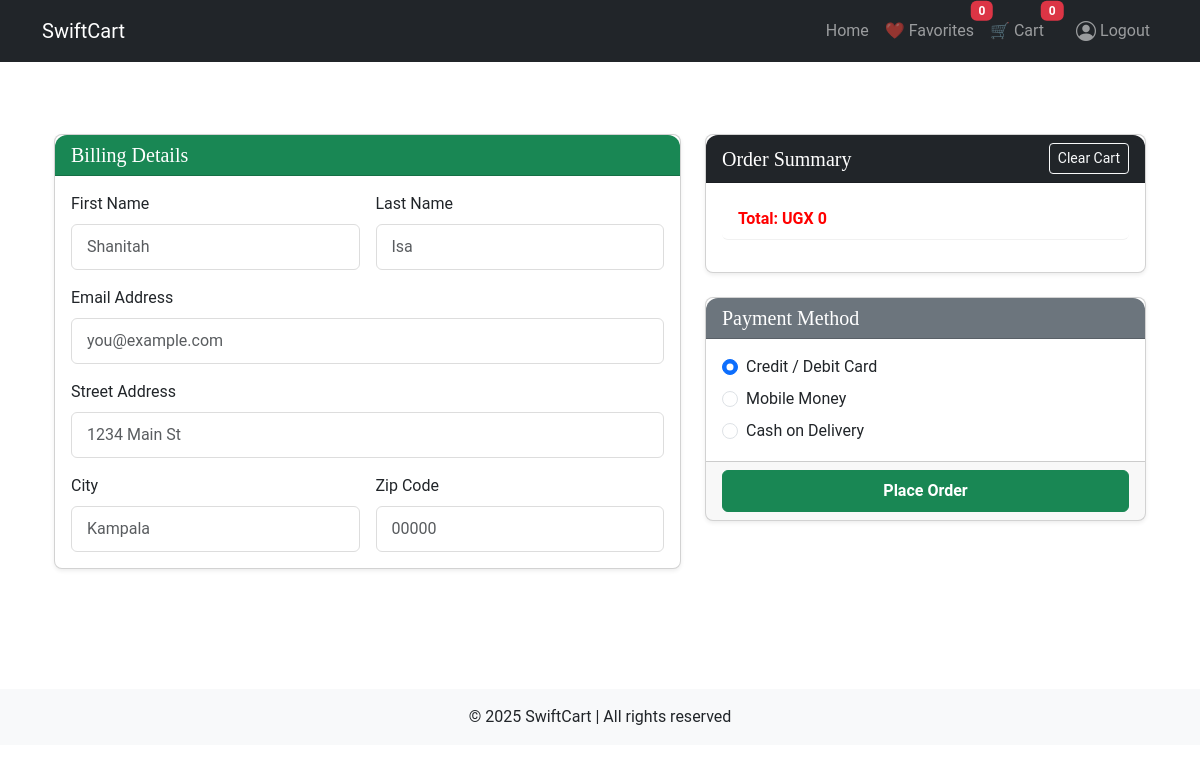
The page /swiftcarapp/checkout/ (signed in) on the database as committed earlier.
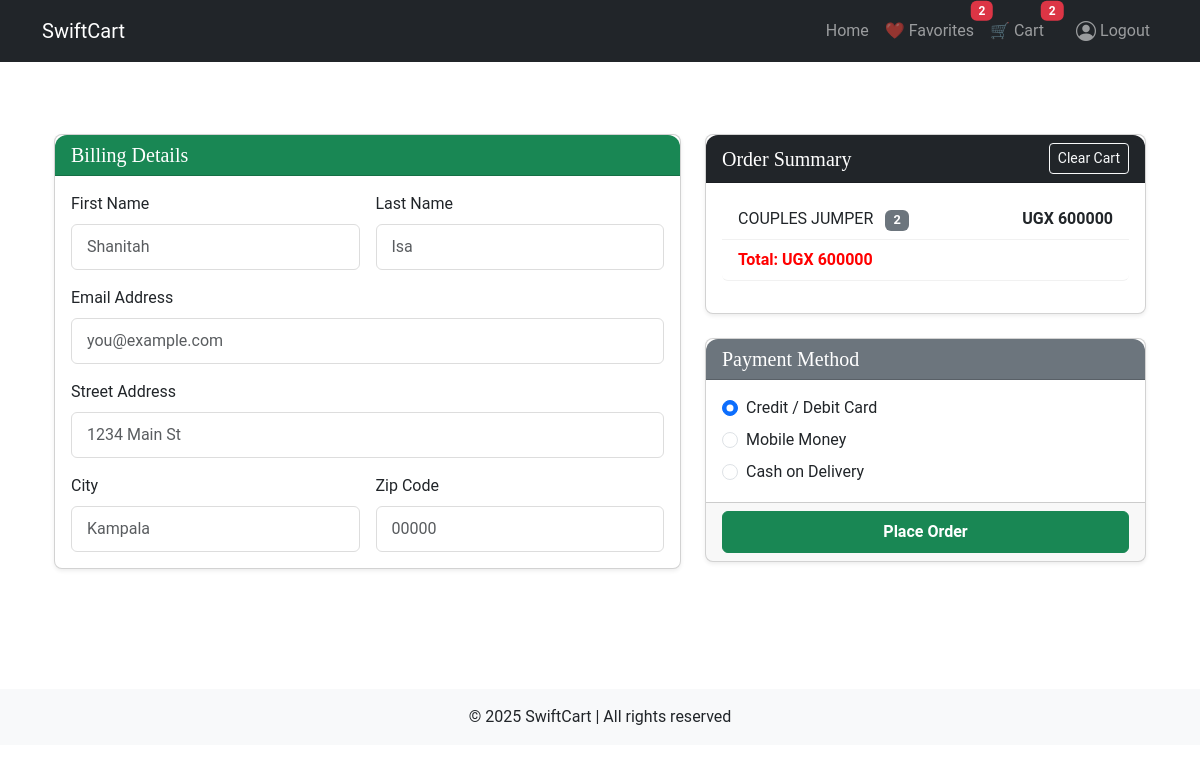
The same page on the database as committed later.
### swiftcarapp/models.py (models this page shows, shortened)
class CustomUser(AbstractUser):
    GENDER_CHOICES = [
        ('male', 'Male'),
        ('female', 'Female'),
        ]
    phone_contact = models.CharField(max_length=15,blank=True, null = True)
    address = models.CharField(max_length=30,blank=True, null = True)
    gender = models.CharField(max_length=6, choices=GENDER_CHOICES, blank= True, null = True)
    email = models.EmailField(max_length=50,blank=True,null=True)

class Product(models.Model):
    CAT_CHOICES=[
        ("apparel","Apparel"),
        ("accesories","Accessories"),
        ("shoes","Shoes"),
        ("suits","Suites"),
        ("gaming&spots","Gaming&sports"),
    ]
    GEN_CCHOICES=[
        ("ladies","Ladies"),
        ("gents", "Gents"),
        ("unisex","Unisex"),
        ("kids","Kids"),
    ]
    pName=models.CharField(max_length=20,blank=True,null=True)
    pPrice = models.IntegerField(blank=True,null=True)
    pDescription = models.CharField(max_length=100, blank=True, null=True)
    pCategory = models.CharField(
        max_length=20,
        choices=CAT_CHOICES,
        default="apparel",
    )
    pGender=models.CharField(
        max_length=20,
        choices=GEN_CCHOICES,
        default="unisex",
    )
    pImage=models.ImageField(upload_to='pimages/',blank=True)
    pPostdate=models.DateField(auto_now=True)

### cart/models.py (models this page shows, shortened)
class Cart(models.Model):
    user = models.ForeignKey(settings.AUTH_USER_MODEL, on_delete=models.CASCADE, related_name="carts")
    created_at = models.DateTimeField(auto_now_add=True)
    def total_items(self):
        return sum(item.quantity for item in self.items.all())
    def total_price(self):
        return sum(item.subtotal() for item in self.items.all())

class CartItem(models.Model):
    cart = models.ForeignKey(Cart, on_delete=models.CASCADE, related_name="items")
    product = models.ForeignKey(Product, on_delete=models.CASCADE)
    quantity = models.PositiveIntegerField(default=1)
    class Meta:
        unique_together = ("cart", "product")  # Prevent duplicates
    def subtotal(self):
        return self.product.pPrice * self.quantity

### swiftcarapp/views.py (the view)
# urls.py: path("checkout/", views.checkout, name="checkout"),
@login_required
def checkout(request):
    cart = get_user_cart(request.user)
    return render(request, 'checkout.html', {'cart': cart})

### cart/templatetags/cart_extras.py (called while the page is built)
@register.filter
def cart_total(items):
    total = 0
    for item in items:
        total += item.product.pPrice * item.quantity
    return total

### cart/utils.py (called while the page is built)
def get_user_cart(user):
    cart, created = Cart.objects.get_or_create(user=user)
    return cart

### swiftcarapp/context_processors.py (called while the page is built)
def favorites_count(request):
    if request.user.is_authenticated:
        return {"fav_count": Favorite.objects.filter(user=request.user).count()}
    return {"fav_count": 0}

### swiftcarapp/templates/checkout.html
{% extends 'base/nav.html' %}
{% load static %}
{% block content %}
<div class="container py-5">
  <div class="row">
    <div class="col-md-7 mb-4">
      <div class="card shadow-sm rounded-3">
        <div class="card-header bg-success text-white">
          <h5 class="mb-0">Billing Details</h5>
        </div>
        <div class="card-body">
          <form>
            <div class="row g-3">
              <div class="col-md-6">
                <label for="firstName" class="form-label">First Name</label>
                <input type="text" class="form-control" id="firstName" placeholder="Shanitah" required>
              </div>
              <div class="col-md-6">
                <label for="lastName" class="form-label">Last Name</label>
                <input type="text" class="form-control" id="lastName" placeholder="Isa" required>
              </div>
              <div class="col-12">
                <label for="email" class="form-label">Email Address</label>
                <input type="email" class="form-control" id="email" placeholder="you@example.com" required>
              </div>
              <div class="col-12">
                <label for="address" class="form-label">Street Address</label>
                <input type="text" class="form-control" id="address" placeholder="1234 Main St" required>
              </div>
              <div class="col-md-6">
                <label for="city" class="form-label">City</label>
                <input type="text" class="form-control" id="city" placeholder="Kampala" required>
              </div>
              <div class="col-md-6">
                <label for="zip" class="form-label">Zip Code</label>
                <input type="text" class="form-control" id="zip" placeholder="00000" required>
              </div>
            </div>
          </form>
        </div>
      </div>
    </div>
    <div class="col-md-5">
      <div class="card shadow-sm rounded-3 mb-4">
        <div class="card-header bg-dark text-white d-flex justify-content-between align-items-center">
          <h5 class="mb-0">Order Summary</h5>
          <a href="{% url 'clear_cart' %}" class="btn btn-sm btn-outline-light">Clear Cart</a>
        </div>
        <div class="card-body">
          <ul class="list-group mb-3" id="orderSummary">
            {% for item in cart.items.all %}
            <li class="list-group-item d-flex justify-content-between align-items-center">
              <span>{{ item.product.pName }} <span class="badge bg-secondary ms-2">{{ item.quantity }}</span></span>
              <strong>UGX {{ item.subtotal }}</strong>
            </li>
            {% endfor  %}
           <li class="list-group-item d-flex justify-content-between align-items-center" style="color: red;"> <strong>Total: UGX {{ cart.total_price }}</strong></li>
          </ul>
        </div>
      </div>
      <div class="card shadow-sm rounded-3">
        <div class="card-header bg-secondary text-white">
          <h5 class="mb-0">Payment Method</h5>
        </div>
        <div class="card-body">
          <div class="form-check mb-2">
            <input class="form-check-input" type="radio" name="paymentMethod" id="creditCard" checked>
            <label class="form-check-label" for="creditCard">
              Credit / Debit Card
            </label>
          </div>
          <div class="form-check mb-2">
            <input class="form-check-input" type="radio" name="paymentMethod" id="mobileMoney">
            <label class="form-check-label" for="mobileMoney">
              Mobile Money
            </label>
          </div>
          <div class="form-check">
            <input class="form-check-input" type="radio" name="paymentMethod" id="cashOnDelivery">
            <label class="form-check-label" for="cashOnDelivery">
              Cash on Delivery
            </label>
          </div>
        </div>
        <div class="card-footer text-center">
          <button class="btn btn-success w-100 py-2">Place Order</button>
        </div>
      </div>
    </div>
  </div>
</div>
{% endblock %}

### swiftcarapp/templates/base/nav.html (shortened to what this page needs)
{% load static %}
{% load cart_extras %}
<!DOCTYPE html>
<html lang="en">
<head>
  <link href="https://cdn.jsdelivr.net/npm/bootstrap@5.3.3/dist/css/bootstrap.min.css" rel="stylesheet">
  <link rel="stylesheet" href="https://cdn.jsdelivr.net/npm/bootstrap-icons@1.11.3/font/bootstrap-icons.css">
  <link href="{% static 'css/style.css' %}" rel="stylesheet">
</head>
<body>
<nav class="navbar navbar-expand-lg navbar-dark bg-dark">
  <div class="container">
    <a class="navbar-brand" href="{% url 'index' %}">SwiftCart</a>
    <div class="collapse navbar-collapse" id="navMenu">
        <ul class="navbar-nav ms-auto align-items-center">
    <li class="nav-item"><a class="nav-link" href="{% url 'index' %}">Home</a></li>
    {% if user.is_authenticated %}
      <li class="nav-item">
        <a class="nav-link position-relative" href="{% url 'my_favorites' %}">
          ❤️ Favorites
          <span class="badge bg-danger position-absolute top-0 start-100 translate-middle">
            {{ user.favorites.count }}
          </span>
        </a>
      </li>
      <li class="nav-item">
      <a class="nav-link position-relative" href="{% url 'cart_detail' %}">
        🛒 Cart
        <span class="badge bg-danger position-absolute top-0 start-100 translate-middle">
          {{ request.user.carts.first.total_items|default:0 }}
        </span>
      </a>
    </li>
      <li class="nav-item ms-3">
        <a href="{% url 'logout' %}" class="nav-link d-flex align-items-center">
          <i class="bi bi-person-circle fs-5 me-1"></i>
          <span>Logout</span>
        </a>
      </li>
    {% endif %}
  </ul>
    </div>
  </div>
</nav>
<main class="container py-4">
  {% block content %}{% endblock %}
</main>
<footer class="bg-light py-3 mt-4 text-center">
  <p class="mb-0">&copy; 2025 SwiftCart | All rights reserved</p>
</footer>
</body>
</html>

Rows that differ between the two databases and show on the page:
computed for CustomUser: favorites.count "0" → "2"; user.carts.first.total_items "0" → "2"
added CartItem: product.pName "COUPLES JUMPER", quantity "2", subtotal "600000"
computed for Cart: total_price "0" → "600000"
